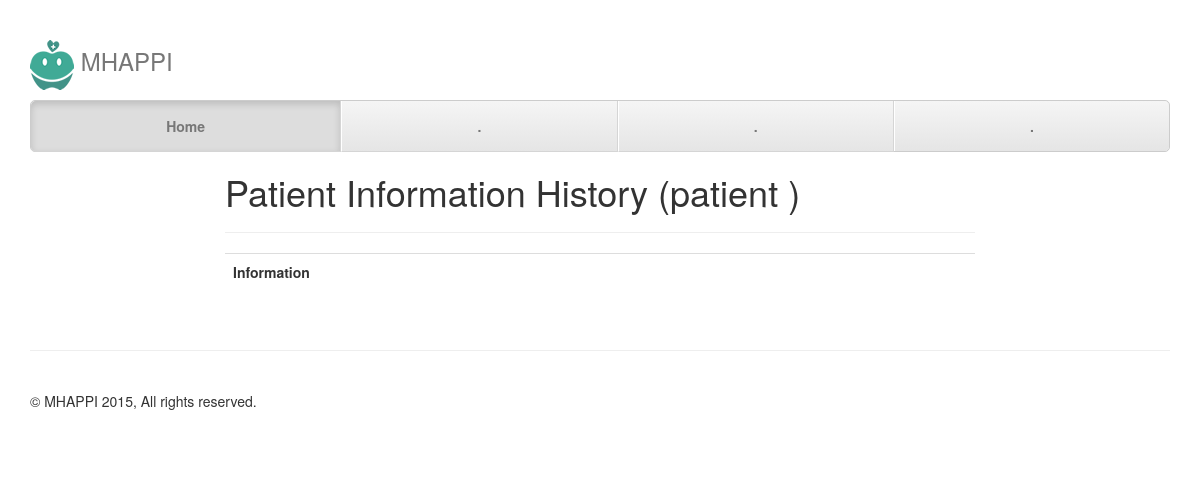
The page /list_patient_information/2/ on the database as committed earlier.
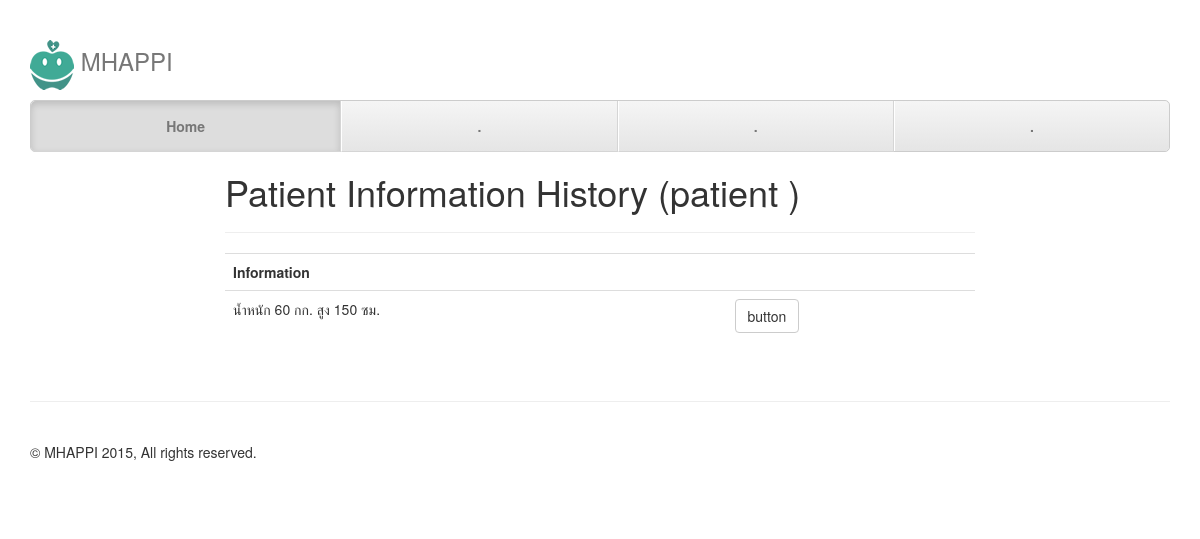
The same page on the database as committed later.
### apps/medical/models.py (models this page shows, shortened)
class PatientInfo(models.Model):
	patient = models.ForeignKey('authentication.Patient')
	officer = models.ForeignKey('authentication.Officer')
	information = models.TextField()

### apps/medical/views.py (the view)
# urls.py: url(r'^list_patient_information/([0-9]+)/', medi_view.list_patient_information, name='list_patient_information'),
def list_patient_information(request, pid):
    patient_infos = PatientInfo.objects.filter(patient_id=pid)
    medical_infos = MedicalRecord.objects.filter(patient_id=pid)
    data = {
        'patient_infos' : patient_infos,
        'medical_infos' : medical_infos,
    }
    return render(request, 'list_patient_info.html', data)

### apps/medical/templates/list_patient_info.html
{% extends "base.html" %}
{% block main %}
    <div id="login" class="row">
        <div class="col-md-8 col-md-offset-2">
            <h1>Patient Information History (patient {{ patient_id }})</h1>
            <hr/>
            <table class="table">
            	<tr>
                    <th>Information</th>
            		<th></th>
            	</tr>
            	{% for patient_info in patient_infos %}
            	<tr>
                    <td>{{ patient_info.information }}</td>
            		<td>
            			<a class="btn btn-default" href="#">button</a>
            		</td>
            	</tr>
            	{% endfor %}
            </table>
        </div>
    </div>
{% endblock %}

Rows that differ between the two databases and show on the page:
added PatientInfo: information "น้ำหนัก 60 กก. สูง 150 ซม."
